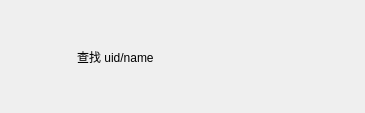
<?xml version="1.0" encoding="UTF-8"?>
<ui version="4.0">
 <class>AddUserItem</class>
 <widget class="QWidget" name="AddUserItem">
  <property name="geometry">
   <rect>
    <x>0</x>
    <y>0</y>
    <width>365</width>
    <height>113</height>
   </rect>
  </property>
  <property name="minimumSize">
   <size>
    <width>0</width>
    <height>0</height>
   </size>
  </property>
  <property name="maximumSize">
   <size>
    <width>16777215</width>
    <height>16777215</height>
   </size>
  </property>
  <property name="windowTitle">
   <string>Form</string>
  </property>
  <layout class="QHBoxLayout" name="horizontalLayout">
   <item>
    <widget class="QLabel" name="add_tip">
     <property name="minimumSize">
      <size>
       <width>60</width>
       <height>60</height>
      </size>
     </property>
     <property name="maximumSize">
      <size>
       <width>60</width>
       <height>60</height>
      </size>
     </property>
     <property name="text">
      <string/>
     </property>
    </widget>
   </item>
   <item>
    <widget class="QLabel" name="message_tip">
     <property name="text">
      <string>查找 uid/name</string>
     </property>
    </widget>
   </item>
   <item>
    <widget class="QLabel" name="right_tip">
     <property name="minimumSize">
      <size>
       <width>50</width>
       <height>50</height>
      </size>
     </property>
     <property name="maximumSize">
      <size>
       <width>50</width>
       <height>50</height>
      </size>
     </property>
     <property name="text">
      <string/>
     </property>
    </widget>
   </item>
  </layout>
 </widget>
 <resources/>
 <connections/>
</ui>
